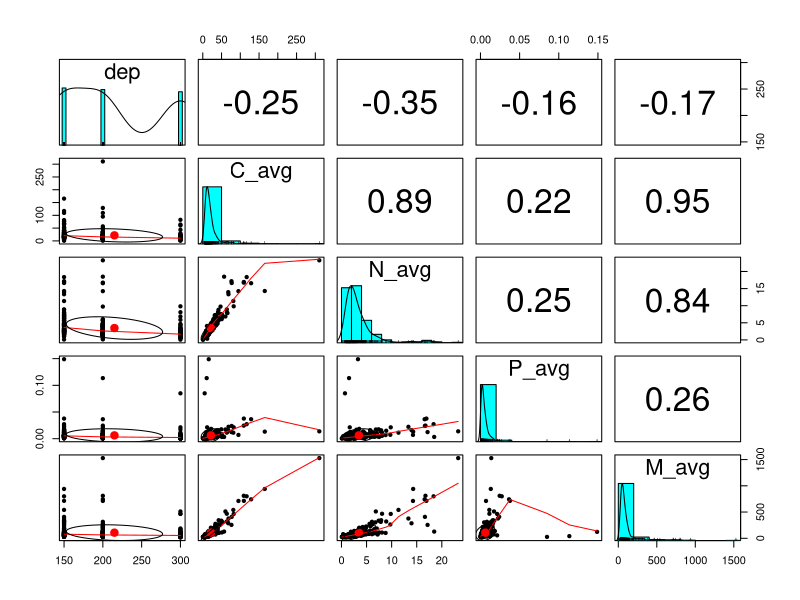
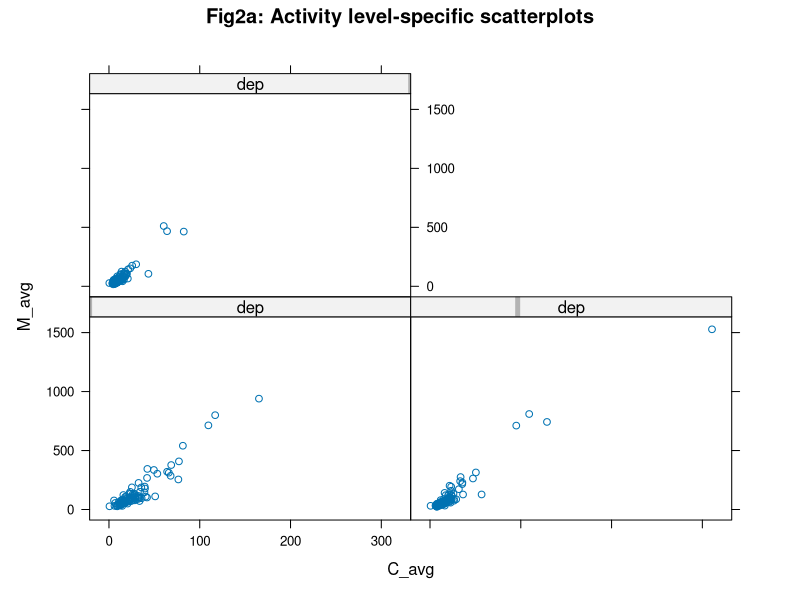
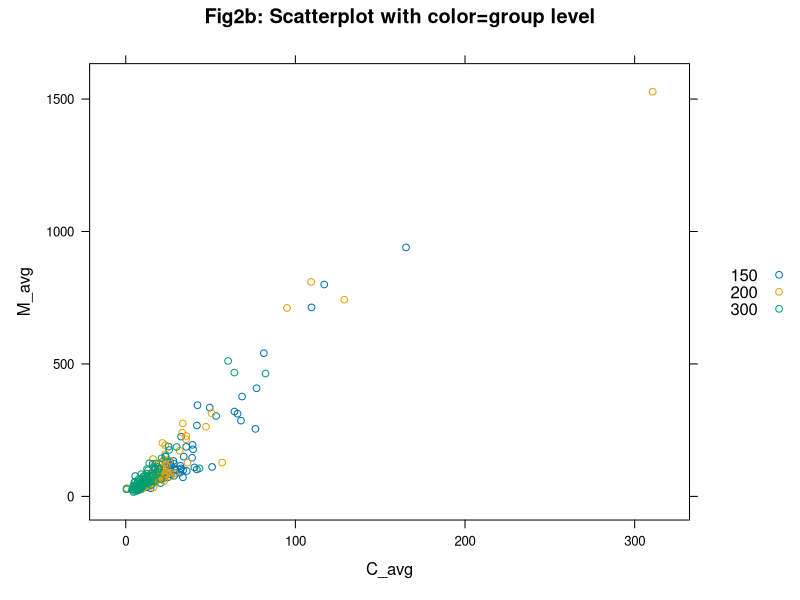
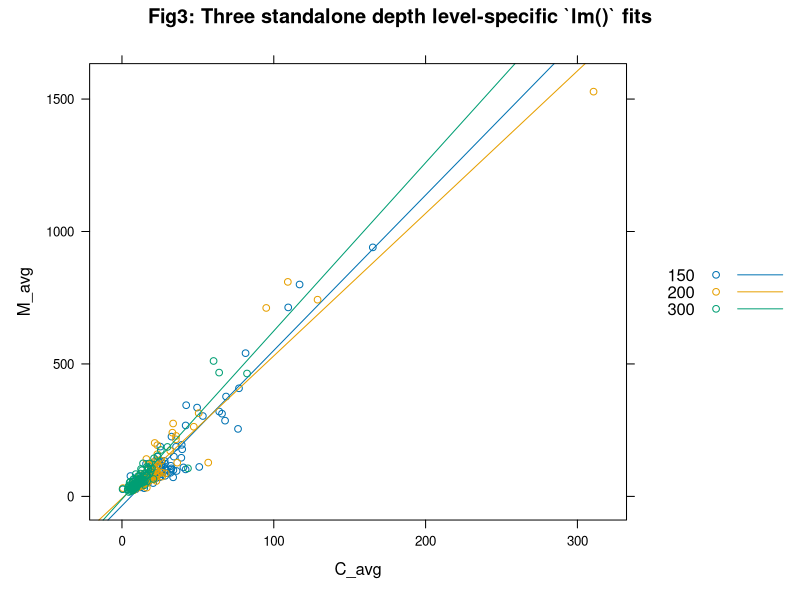

The R source for these figures, in order:
## ---- chunk 1
bats_flux <- read.csv("bats_flux.csv")

delete.na <- function(DF, n=0) {
  DF[rowSums(is.na(DF)) <= n,]
} #Function that takes rows out that contains NAs 

bats_flux.noNA <- delete.na(bats_flux) # Take out rows containing NAs 


Data <- subset(bats_flux,select = c("cr","dep","yymmdd1","yymmdd2","Lat2","Lat2.1","Long1","Long2","M_avg","C_avg","N_avg","P_avg"))

Data.noNA <- delete.na(Data)

#Data_noNA <- write.csv(x= Data.noNA,file = "Data_noNA.csv")
## ---- chunk 2
#we want to make predictions on the Mass average flux. 

# we want to compare this against depth and C,N,P fluxes 

# Depth is categorical 
# N,P,C are numerical 

library(psych) # for `pairs.panels()`
library(lattice)

ANOCOVA.data <- subset(Data.noNA, select = c("dep", "M_avg", "C_avg","N_avg","P_avg"))
as.character(ANOCOVA.data$dep) # need to make dep categorical not numerical 
attach(ANOCOVA.data)

summary(ANOCOVA.data)

pairs.panels(data.frame(dep,C_avg,N_avg, P_avg, M_avg))

xyplot(M_avg ~ C_avg | dep, 
                  main="Fig2a: Activity level-specific scatterplots"
           )

    xyplot(M_avg ~ C_avg, groups=dep, 
                  auto.key=TRUE,
                  main="Fig2b: Scatterplot with color=group level"
           )
    
    xyplot(M_avg ~ C_avg, groups=dep, 
                  type=c("p","r"), # `p` for _points_, `r` for _regression line_
                                   # see https://stackoverflow.com/questions/12972039/plotting-xyplot-with-regression-line-on-lattice-graphics for more
                  auto.key=TRUE,
                  main="Fig3: Three standalone depth level-specific `lm()` fits"
           )
## ---- chunk 3


